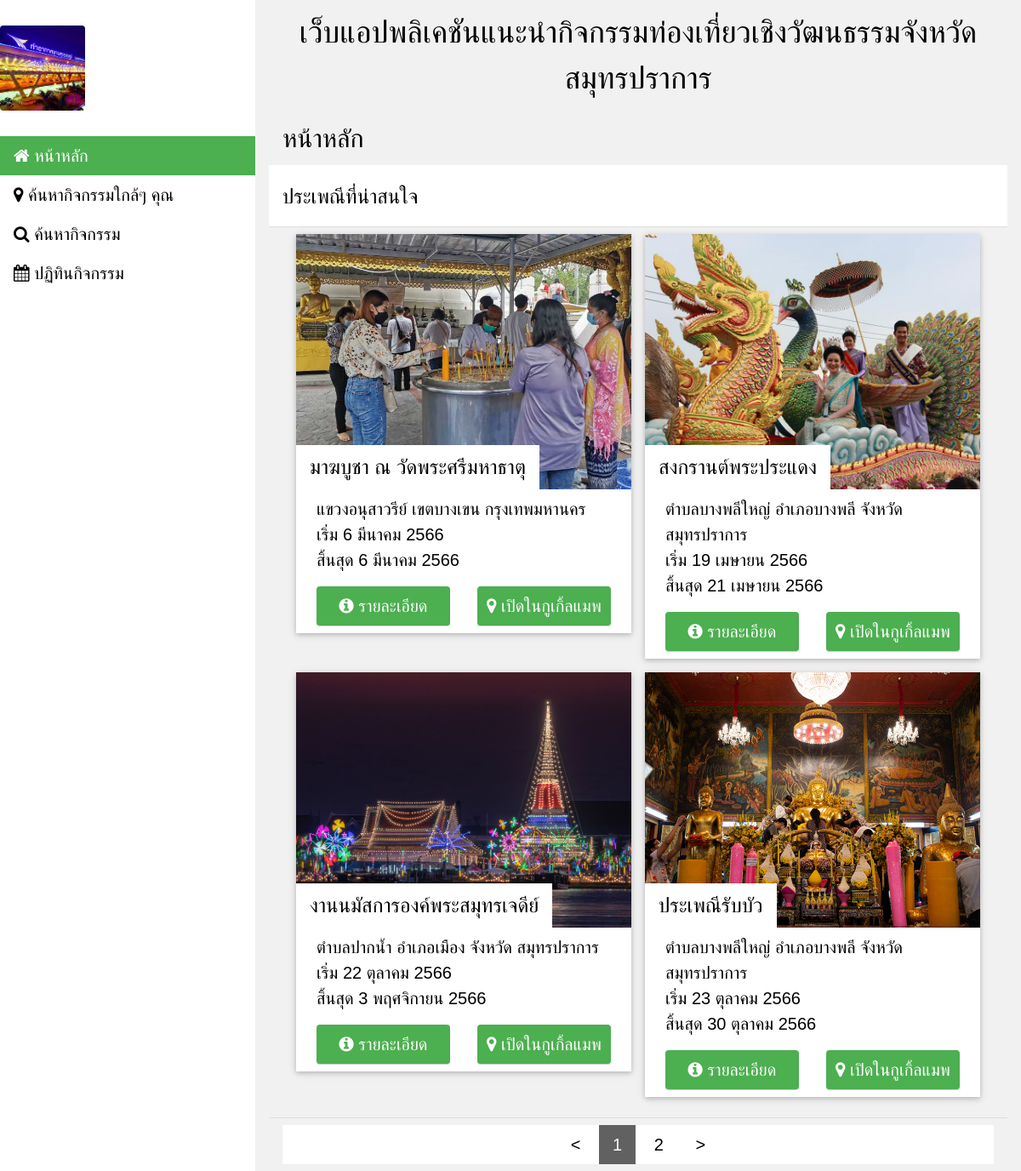
The page /travel_fe/index.php on the database as committed earlier.
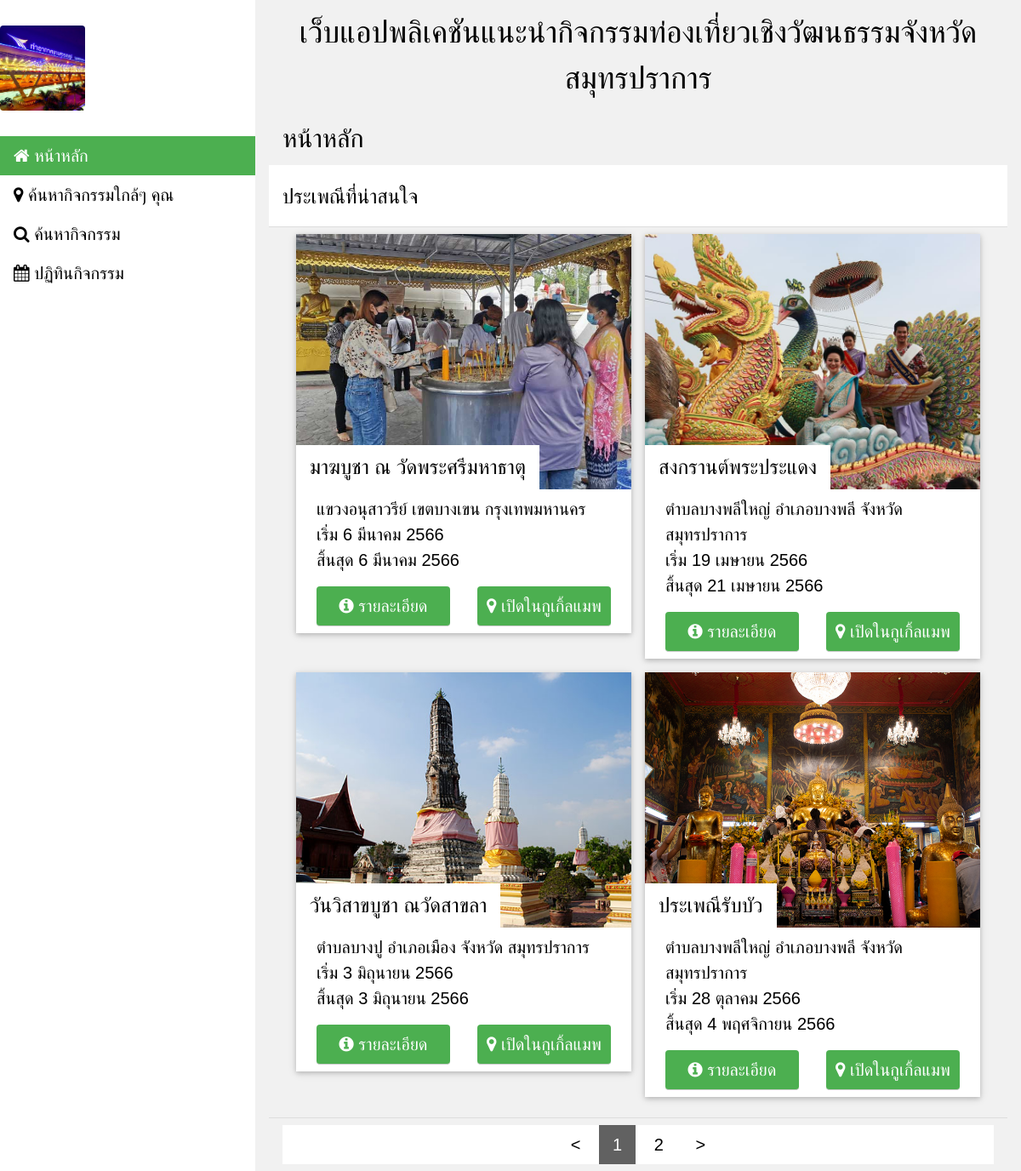
The same page on the database as committed later.
### tables this page shows
CREATE TABLE `table_event` (
  `ev_id` int(11) UNSIGNED NOT NULL,
  `ev_name` text NOT NULL,
  `ev_desc` longtext NOT NULL,
  `ev_date_beg` date NOT NULL,
  `ev_date_end` date NOT NULL,
  `ev_day_beg` tinyint(3) UNSIGNED NOT NULL,
  `ev_month_beg` tinyint(3) UNSIGNED NOT NULL,
  `ev_day_end` tinyint(3) UNSIGNED NOT NULL,
  `ev_month_end` tinyint(3) UNSIGNED NOT NULL,
  `ev_day_type` enum('sun','moon') NOT NULL DEFAULT 'sun',
  `ev_img_list` text NOT NULL,
  `ev_ref_place_id` int(11) UNSIGNED NOT NULL,
  `ev_origin` int(11) UNSIGNED NOT NULL
);

CREATE TABLE `table_local` (
  `lc_id` int(11) NOT NULL,
  `lc_tumbol` tinytext NOT NULL,
  `lc_province` tinytext NOT NULL,
  `lc_amphoe` tinytext NOT NULL
);

### travel_fe/date_helper.php (called while the page is built, shortened)
<?php
function dateThai($strDate){
	$strYear = date("Y",strtotime($strDate)) + 543;
	$strMonth = date("n",strtotime($strDate)) - 1;
	$strDay = date("j",strtotime($strDate));
	$MONTH_ENUM_THAI = [
	"มกราคม",
	"กุมภาพันธ์",
	"มีนาคม",
	"เมษายน",
	"พฤษภาคม",
	"มิถุนายน",
	"กรกฏาคม",
	"สิงหาคม",
	"กันยายน",
	"ตุลาคม",
	"พฤศจิกายน",
	"ธันวาคม"
];
	$strMonthTxt = $MONTH_ENUM_THAI[$strMonth];
	return "$strDay $strMonthTxt $strYear";
}
?>

### travel_fe/homepage/index.php (the view, shortened to what this page needs)
<?php
$page_number = 0;
$show_count = 4;
$clen = $conn->query("SELECT Count(*) As CountRes FROM table_event INNER JOIN table_place ON pl_id = ev_ref_place_id WHERE DATE(ev_date_beg) >= NOW()")->fetch_all(MYSQLI_ASSOC)[0]["CountRes"];
$clen_padded = ceil($clen / $show_count);
$page_num_prev = max($page_number - 1,0);
$page_num_next = min($page_number + 1,$clen_padded - 1);
$stmt = $conn->prepare("SELECT * FROM table_event  INNER JOIN table_place ON pl_id = ev_ref_place_id INNER JOIN table_local ON lc_id = pl_amphoe WHERE DATE(ev_date_beg) >= NOW() OR NOW() BETWEEN DATE(ev_date_beg) AND DATE(ev_date_end) ORDER BY ev_date_beg ASC LIMIT ?,?");
$real_page_number = $page_number * $show_count;
$stmt->bind_param("ii",$real_page_number,$show_count);
$stmt->execute();
$result1 = $stmt->get_result();
$google_map_ext_url = "https://www.google.com/maps/place/";
?>
<div class="">
  <div class="w3-container">
    <h2>หน้าหลัก</h2>
  </div>
  <ul class="w3-ul" id="dom_main_ul">
    <?php if($result1 && $result1->num_rows > 0){?>
      <li class="w3-white">
        <h3> ประเพณีที่น่าสนใจ </h3>
      </li>
      <li>
        <div class="w3-row-padding" >
          <?php
          while($rows = $result1->fetch_assoc()){
            $t_id = $rows["ev_id"];
            $t_name = $rows["ev_name"];
            $t_img = explode(",",$rows["ev_img_list"])[0];
            $t_sdate = $rows["ev_date_beg"];
            $t_edate = $rows["ev_date_end"];
            $pl_geo_lat = $rows["pl_geo_lat"];
            $pl_geo_lon = $rows["pl_geo_lon"];
            $lc_named  = namedAuthorized($rows["lc_province"],$rows["lc_amphoe"],$rows["lc_tumbol"]);
            ?>
            <div class="w3-half w3-content w3-margin-bottom w3-animate-left" >
              <div class="w3-card w3-text-white w3-black">
              <div class="w3-display-container w3-text-right w3-tooltip">
                  <img src="<?=$t_img;?>" style="width:100%; height:300px; object-fit: cover;" class="">
                  <div class="w3-xlarge w3-display-bottomleft w3-padding w3-white" style="white-space:nowrap; text-overflow: ellipsis; overflow:hidden;">
                    <?=$t_name;?>
                  </div>
              </div>
              <div class="w3-display-container w3-white w3-text">
                    <div class="w3-row-padding">
                       <div class="w3-full w3-padding">
                        <?=$lc_named;?> <br>
                        เริ่ม <?=dateThai($t_sdate);?> <br>
                        สิ้นสุด <?=dateThai($t_edate);?> <br>
                      </div>
                      <div class="w3-half w3-padding">
                        <a href="./index.php?pageName=article&articleid=<?=$t_id;?>" class="w3-input w3-button w3-green w3-round">
                          <i class="fa fa-info-circle"></i>
                          รายละเอียด
                        </a>
                      </div>
                      <div class="w3-half w3-padding">
                        <a href="<?=$google_map_ext_url.$pl_geo_lat.",".$pl_geo_lon?>" class="w3-input w3-button w3-green w3-round" target="new">
                          <i class="fa fa-map-marker"></i>
                          เปิดในกูเกิ้ลแมพ
                        </a>
                      </div>
                    </div>
                  </div>
              </div>
            </div>
            <?php
          }
          ?>
        </div>
      </li>
    <?php }?>
    <li>
      <div class="w3-bar w3-white w3-center">
        <a href="./index.php?page_number=<?=$page_num_prev;?>" class="w3-button"> &lt; </a>
        <?php
        for ($i = 0 ; $i < $clen_padded ; $i++)
        {
         ?>
         <a href="./index.php?page_number=<?=$i;?>" class="w3-button <?php if($i == $page_number)echo "w3-dark-grey";?>"> <?=$i + 1;?></a>
         <?php
       }
       ?>
       <a href="./index.php?page_number=<?=$page_num_next;?>" class="w3-button"> &gt; </a>
     </div>
   </li>
 </ul>
</div>

Rows that differ between the two databases and show on the page:
no longer on this page (row edited): table_event: ev_img_list (picture), ev_name "งานนมัสการองค์พระสมุทรเจดีย์", table_local.lc_province+lc_amphoe+lc_tumbol "ตำบลปากน้ำ อำเภอเมือง จังหวัด สมุทรปราการ", ev_date_beg "22 ตุลาคม 2566", ev_date_end "3 พฤศจิกายน 2566"
added table_event: ev_img_list (picture), ev_name "วันวิสาขบูชา ณวัดสาขลา", table_local.lc_province+lc_amphoe+lc_tumbol "ตำบลบางปู อำเภอเมือง จังหวัด สมุทรปราการ", ev_date_beg "3 มิถุนายน 2566", ev_date_end "3 มิถุนายน 2566"
changed table_event "ประเพณีรับบัว": ev_date_beg "23 ตุลาคม 2566" → "28 ตุลาคม 2566"; ev_date_end "30 ตุลาคม 2566" → "4 พฤศจิกายน 2566"
